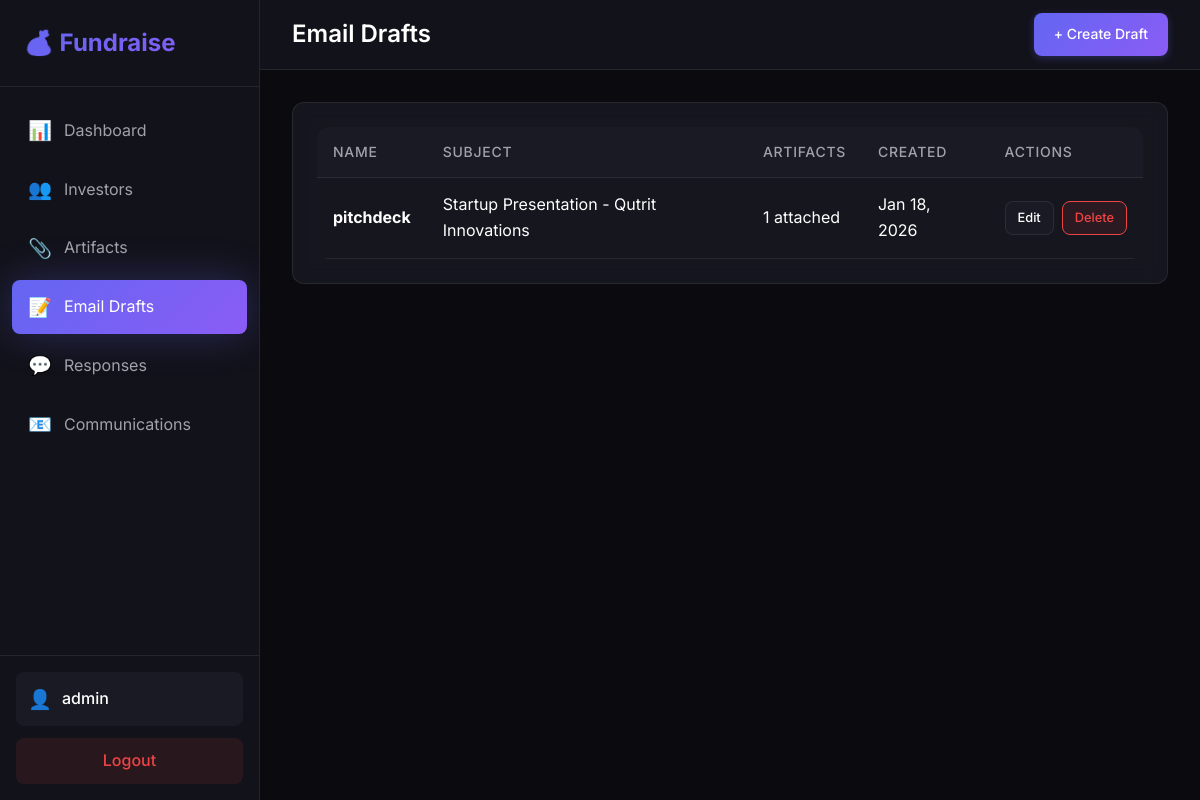
Page /drafts/ (signed in) on the committed database.
### core/models.py (models this page shows, shortened)
class EmailDraft(models.Model):
    name = models.CharField(
        max_length=100,
        unique=True,
        help_text="Unique draft name (e.g., 'pitchdeck', 'intro_email')"
    )
    subject = models.CharField(max_length=255, help_text="Email subject line")
    body = models.TextField(help_text="Email body content (supports HTML)")
    artifacts = models.ManyToManyField(
        Artifact,
        blank=True,
        related_name='email_drafts',
        help_text="Select artifacts to attach to this email"
    )
    created_date = models.DateTimeField(auto_now_add=True)
    last_updated_on = models.DateTimeField(auto_now=True)
    created_by = models.ForeignKey(
        User,
        on_delete=models.SET_NULL,
        null=True,
        related_name='email_drafts'
    )
    class Meta:
        ordering = ['-created_date']

### core/views.py (the view)
# urls.py: path('drafts/', views.draft_list, name='draft_list'),
@login_required
def draft_list(request):
    drafts = EmailDraft.objects.all()
    context = {
        'drafts': drafts,
    }
    return render(request, 'core/draft_list.html', context)

### templates/core/draft_list.html (shortened to what this page needs)
{% extends 'base.html' %}
{% block page_title %}Email Drafts{% endblock %}
{% block header_actions %}
<a href="{% url 'draft_create' %}" class="btn btn-primary">+ Create Draft</a>
{% endblock %}
{% block content %}
<div class="card">
    {% if drafts %}
    <div class="table-container">
        <table>
            <thead>
                <tr>
                    <th>Name</th>
                    <th>Subject</th>
                    <th>Artifacts</th>
                    <th>Created</th>
                    <th>Actions</th>
                </tr>
            </thead>
            <tbody>
                {% for draft in drafts %}
                <tr>
                    <td><strong>{{ draft.name }}</strong></td>
                    <td>{{ draft.subject|truncatewords:10 }}</td>
                    <td>{{ draft.artifacts.count }} attached</td>
                    <td>{{ draft.created_date|date:"M d, Y" }}</td>
                    <td>
                        <div class="table-actions">
                            <a href="{% url 'draft_edit' draft.id %}" class="btn btn-secondary btn-sm">Edit</a>
                            <a href="{% url 'draft_delete' draft.id %}" class="btn btn-danger btn-sm">Delete</a>
                        </div>
                    </td>
                </tr>
                {% endfor %}
            </tbody>
        </table>
    </div>
    {% endif %}
</div>
{% endblock %}

### templates/base.html (shortened to what this page needs)
<!DOCTYPE html>
<html lang="en">
<head>
    <link rel="stylesheet" href="{% load static %}{% static 'css/styles.css' %}">
</head>
<body>
    {% if user.is_authenticated %}
    <div class="app-container">
        <aside class="sidebar">
            <div class="sidebar-header">
                <h1 class="logo">💰 Fundraise</h1>
            </div>
            <nav class="sidebar-nav">
                <a href="{% url 'dashboard' %}" class="nav-item {% if request.resolver_match.url_name == 'dashboard' %}active{% endif %}">
                    <span class="nav-icon">📊</span>
                    <span>Dashboard</span>
                </a>
                <a href="{% url 'investor_list' %}" class="nav-item {% if 'investor' in request.resolver_match.url_name %}active{% endif %}">
                    <span class="nav-icon">👥</span>
                    <span>Investors</span>
                </a>
                <a href="{% url 'artifact_list' %}" class="nav-item {% if 'artifact' in request.resolver_match.url_name %}active{% endif %}">
                    <span class="nav-icon">📎</span>
                    <span>Artifacts</span>
                </a>
                <a href="{% url 'draft_list' %}" class="nav-item {% if 'draft' in request.resolver_match.url_name %}active{% endif %}">
                    <span class="nav-icon">📝</span>
                    <span>Email Drafts</span>
                </a>
                <a href="{% url 'response_list' %}" class="nav-item {% if 'response' in request.resolver_match.url_name %}active{% endif %}">
                    <span class="nav-icon">💬</span>
                    <span>Responses</span>
                </a>
                <a href="{% url 'communication_list' %}" class="nav-item {% if 'communication' in request.resolver_match.url_name %}active{% endif %}">
                    <span class="nav-icon">📧</span>
                    <span>Communications</span>
                </a>
            </nav>
            <div class="sidebar-footer">
                <div class="user-info">
                    <span class="user-icon">👤</span>
                    <span class="user-name">{{ user.username }}</span>
                </div>
                <a href="{% url 'logout' %}" class="logout-btn">Logout</a>
            </div>
        </aside>
        <main class="main-content">
            <header class="main-header">
                <h2 class="page-title">{% block page_title %}Dashboard{% endblock %}</h2>
                <div class="header-actions">
                    {% block header_actions %}{% endblock %}
                </div>
            </header>
            <div class="content-area">
                {% block content %}{% endblock %}
            </div>
        </main>
    </div>
    {% else %}
    <div class="auth-container">
        {% block auth_content %}{% endblock %}
    </div>
    {% endif %}
    <script src="{% load static %}{% static 'js/chatbot.js' %}"></script>
</body>
</html>

### rows in the picture
EmailDraft: name "pitchdeck", subject "Startup Presentation - Qutrit Innovations", artifacts.count "1", created_date "Jan 18, 2026"

### other values in the picture
{{ user.username }} "admin"
